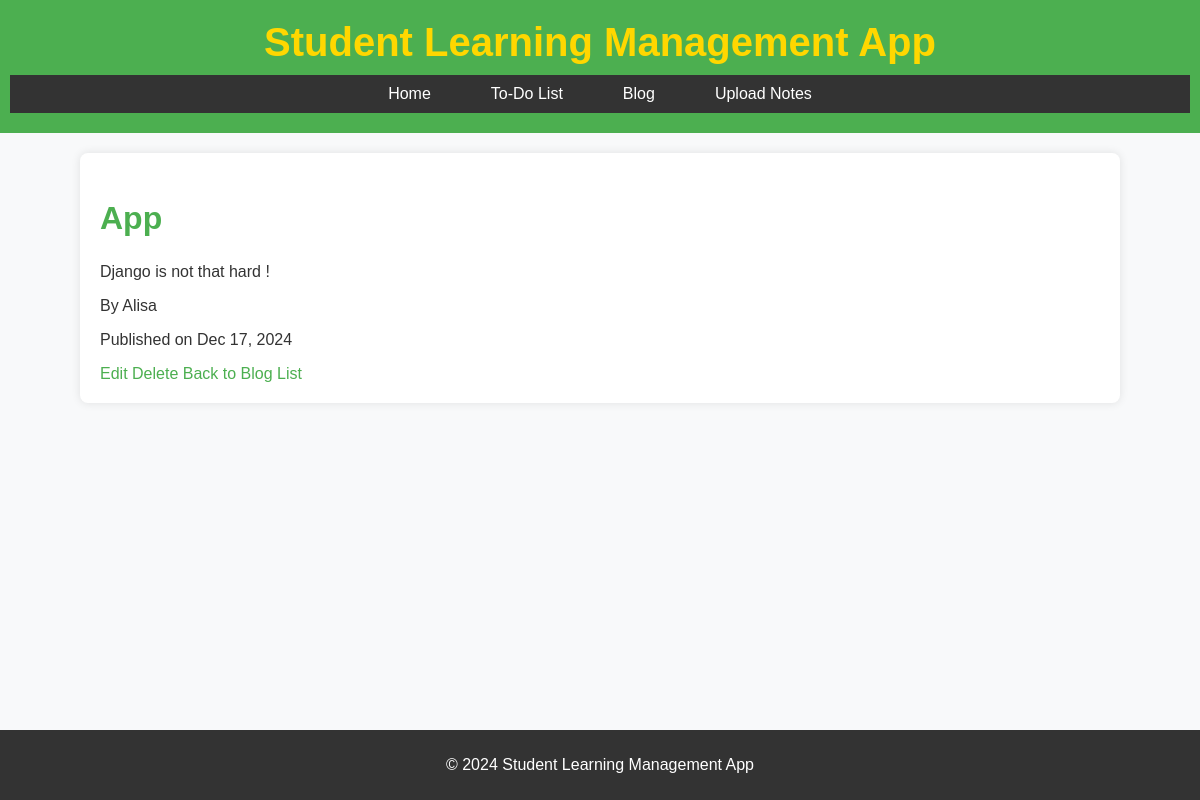
Page /blog/1/ on the committed database.
### blog/models.py (models this page shows, shortened)
class BlogPost(models.Model):
    title = models.CharField(max_length=200)
    content = models.TextField()
    author = models.CharField(max_length=100, default="Anonymous")
    created_at = models.DateTimeField(auto_now_add=True)
    updated_at = models.DateTimeField(auto_now=True)
    category = models.CharField(max_length=100, blank=True, null=True)
    tags = models.CharField(max_length=200, blank=True, null=True)  # Tags for navigation

### blog/views.py (the view)
# urls.py: path('<int:blog_id>/', views.blog_detail, name='blog_detail'),  # Blog Detail
def blog_detail(request, blog_id):
    blog = get_object_or_404(BlogPost, id=blog_id)
    return render(request, 'blog/blog_detail.html', {'blog': blog})

### blog/templates/blog/blog_detail.html
{% extends 'base.html' %}
{% block content %}
<h2>{{ blog.title }}</h2>
<p>{{ blog.content }}</p>
<p>By {{ blog.author }}</p>
<p>Published on {{ blog.created_at|date:"M d, Y" }}</p>
<a href="{% url 'blog:edit_blog' blog.id %}">Edit</a>
<a href="{% url 'blog:delete_blog' blog.id %}">Delete</a>
<a href="{% url 'blog:blog_list' %}">Back to Blog List</a>
{% endblock %}

### static/css/styles.css (style rules this page uses)
body { font-family: Arial, sans-serif; margin: 0; padding: 0; background-color: #f8f9fa; color: #333; }
h2 { color: #4CAF50; font-size: 2rem; }
a { color: #4CAF50; text-decoration: none; }

### rows in the picture
BlogPost: title "App", content "Django is not that hard !", author "Alisa", created_at "Dec 17, 2024"
